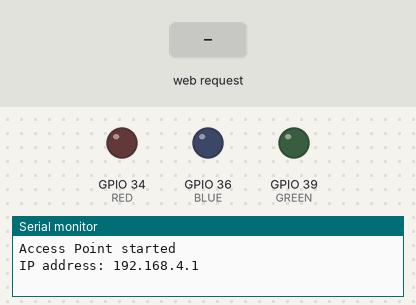
Recording of a sketch running on a simulated ESP32. On the bench: output pins drawn as LEDs (lit = HIGH), the last lines printed to the serial monitor. The inputs (shaded band) are chosen by the test bench.

Above: at 1.2 s.
1.3 s: HTTP request GET /red received
At 2.2 s:
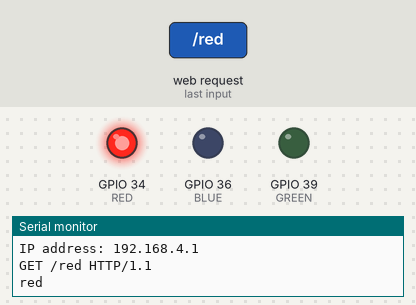
2.8 s: HTTP request GET /green received
At 3.4 s:
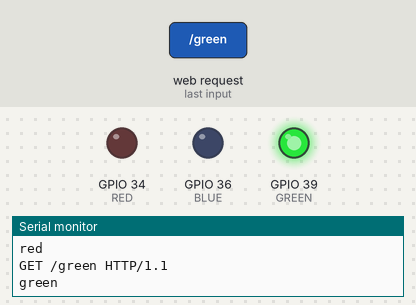
4.3 s: HTTP request GET /blue received
At 5.7 s:
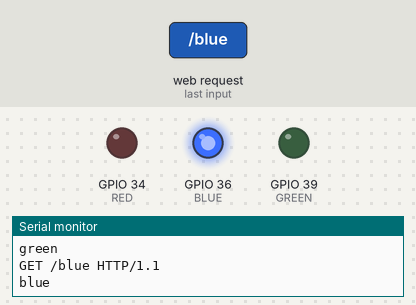
Timing chart, 0 to 7.3 s (numbered marks = the images above; inputs shaded):
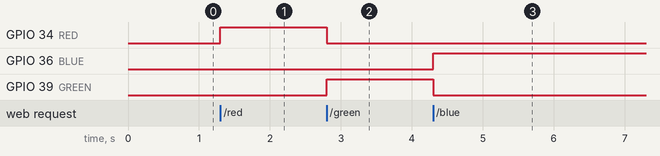

Measured:
- after the input at 1.3 s, GPIO 34 (RED): LOW → HIGH at once
- after the input at 2.8 s, GPIO 34 (RED): HIGH → LOW at once; GPIO 39 (GREEN): LOW → HIGH at once
- after the input at 4.3 s, GPIO 36 (BLUE): LOW → HIGH at once; GPIO 39 (GREEN): HIGH → LOW at once

The sketch:

esp32.ino
```cpp
#include <WiFi.h>

#define RED 34
#define GREEN 39
#define BLUE  36

const char* ssid = "Montain_Wolves_Bomb";
const char* password = "123456789";
WiFiServer server(80);

void setup() {
  Serial.begin(115200);
  WiFi.softAP(ssid, password);
  server.begin();
  Serial.println("Access Point started");
  Serial.print("IP address: ");
  Serial.println(WiFi.softAPIP());  //

  pinMode(RED, OUTPUT);
  pinMode(GREEN, OUTPUT);
  pinMode(BLUE, OUTPUT);

  digitalWrite(RED, LOW);
  digitalWrite(GREEN, LOW);
  digitalWrite(BLUE, LOW);

}

void loop() {

  String all_command = "";

  WiFiClient client = server.available();

  if (client) {
    String request = "";
    while (client.connected()) {
      if (client.available()) {
        char c = client.read();
        request += c;
        if (c == '\r') {
          // End of line reached, check if next character is newline

          Serial.println(request);  // full HTTP command line including GET  and HTTP 1

          // Extract command from request string
          int start = request.indexOf("GET /") + 5;
          int end = request.indexOf("HTTP/");
          String command = request.substring(start, end);

          //Purify the command
          command.replace("\n", "");
          command.replace("\r", "");
          command.replace(" ", ""); // removes all space characters
          command.replace("\t", ""); // removes all tab characters
          command.trim();

          Serial.println(command);

          all_command =  command + " is on";  // green is on


          if (command.equals("red")) {
            digitalWrite(RED, HIGH);
            digitalWrite(GREEN, LOW);
            digitalWrite(BLUE, LOW);

          }

          if (command.equals("green")) {
            digitalWrite(GREEN, HIGH);
            digitalWrite(RED, LOW);
            digitalWrite(BLUE, LOW);


          }


          if (command.equals("blue")) {
            digitalWrite(BLUE, HIGH);
            digitalWrite(RED, LOW);
            digitalWrite(GREEN, LOW);
          }


          if (client.peek() == '\n') {
            client.println("HTTP/1.1 200 OK");
            client.println("Content-type:text/html");
            client.println();
            String commandWithTags = "<html><body>" + all_command + "</body></html>";
            client.println(commandWithTags);
            break;

          }
        }
      }
    }
  }
}
```
